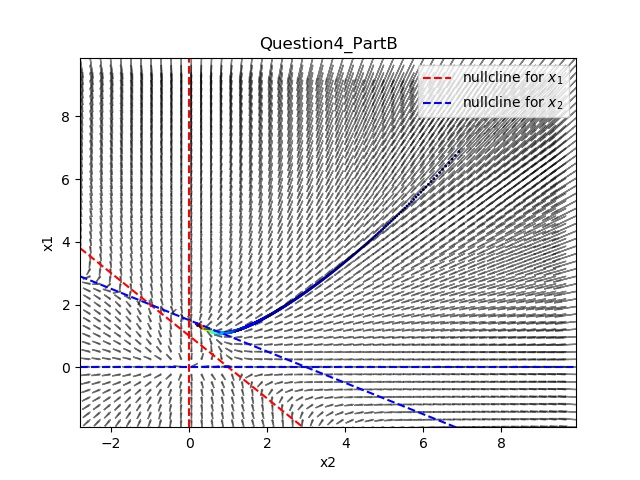

The script that drew this image:
import numpy as np
import matplotlib.pyplot as plt



def update_var(var, var_dot, dt=0.001):
    var = var +  var_dot*dt
    return var


def update_var_dot(var):
    var = var.reshape(-1,1)
    x1 = var[0,0]
    x2 = var[1,0]
    var_dot[0,0] = x1 - x1**2 - x1*x2
    var_dot[1,0] = 3*x2 - x1*x2 - 2*x2**2
    return var_dot


def plotter(var_list):
    color = np.array([i for i in range(len(var_list[:,1]))])
    color = color[::1]
    plt.scatter(var_list[:,0], var_list[:,1], c=color, s=1, cmap='jet')


def nullcline_plotter():
    x1 = np.linspace(var0_lim[0], var0_lim[1], 10)
    x2 = 1 - x1
    xx2 = 0.5*(3-x1)
    plt.plot(x1,x2, 'r--')
    plt.plot(x1,xx2, 'b--')
    plt.plot( [0, 0], [var1_lim[0], var1_lim[1]], 'r--', label='nullcline for $x_1$')
    plt.plot( [var0_lim[0], var0_lim[1]], [0, 0], 'b--', label='nullcline for $x_2$')
    plt.legend()

    plt.xlabel('x2')
    plt.ylabel('x1')
    plt.title('Question4_PartB')


def arrow_plotter():
    var_dot_list = []
    x_range = np.linspace(var0_lim[0], var0_lim[1], 50)
    y_range = np.linspace(var1_lim[0], var1_lim[1], 50)
    scale= 300
    for x_ in x_range:
        for y_ in y_range:
            var = np.array([[x_, y_]]).T
            var_dot = update_var_dot(var)
            #var_dot_list.append(var_dot.T[0])

            plt.arrow(x_, y_, var_dot.T[0][0]/scale, var_dot.T[0][1]/scale,head_length=0.2,  head_width=0.03, color='k',
            alpha = 0.5)





#set your initial values for the variables
var = np.array([[7,7]]).T
var_dot = np.array([[0,0]],dtype=float).T
# specidy how ling you want to keep tracking the variables
t_total = 3
# Leave these parameters default
dt = 0.001
var_list = []


for i in range(int(t_total/dt)):
    var_dot = update_var_dot(var)
    var = update_var(var, var_dot, dt)
    var_list.append(var[:,0])


var_list = np.array(var_list)
shift = 3
var0_lim = (np.min(var_list[:,0])-shift, np.max(var_list[:,0])+shift)
var1_lim = (np.min(var_list[:,1])-shift, np.max(var_list[:,1])+shift)

plotter(var_list)
arrow_plotter()
nullcline_plotter()
plt.xlim([var0_lim[0], var0_lim[1]])
plt.ylim([var1_lim[0], var1_lim[1]])
plt.show()
plt.axis('equal')
